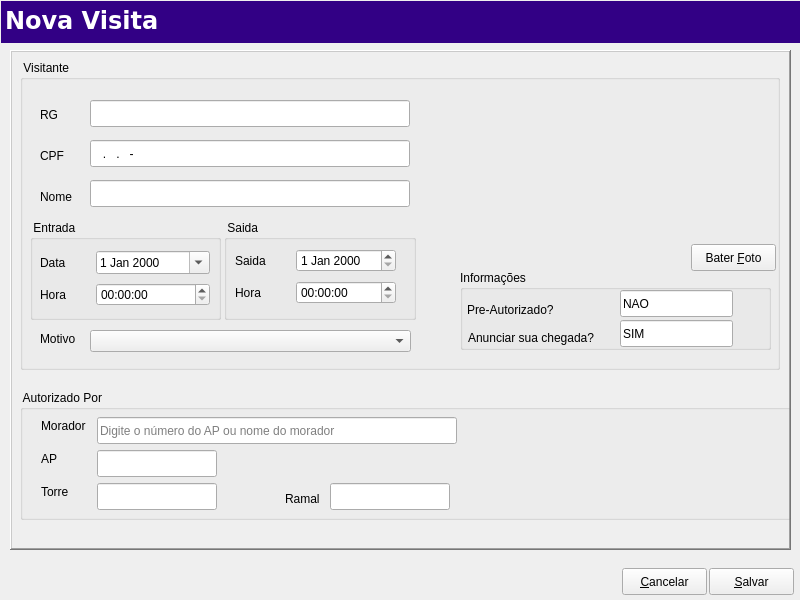
<?xml version="1.0" encoding="UTF-8"?>
<ui version="4.0">
 <class>Editvisit</class>
 <widget class="QDialog" name="Editvisit">
  <property name="geometry">
   <rect>
    <x>0</x>
    <y>0</y>
    <width>800</width>
    <height>600</height>
   </rect>
  </property>
  <property name="windowTitle">
   <string>Edit</string>
  </property>
  <widget class="QFrame" name="frame">
   <property name="geometry">
    <rect>
     <x>10</x>
     <y>50</y>
     <width>781</width>
     <height>500</height>
    </rect>
   </property>
   <property name="frameShape">
    <enum>QFrame::WinPanel</enum>
   </property>
   <property name="frameShadow">
    <enum>QFrame::Raised</enum>
   </property>
   <widget class="QGroupBox" name="groupBox_2">
    <property name="geometry">
     <rect>
      <x>10</x>
      <y>10</y>
      <width>760</width>
      <height>310</height>
     </rect>
    </property>
    <property name="title">
     <string> Visitante</string>
    </property>
    <widget class="QLabel" name="label">
     <property name="geometry">
      <rect>
       <x>20</x>
       <y>46</y>
       <width>40</width>
       <height>17</height>
      </rect>
     </property>
     <property name="text">
      <string>RG</string>
     </property>
    </widget>
    <widget class="QLabel" name="label_2">
     <property name="geometry">
      <rect>
       <x>20</x>
       <y>87</y>
       <width>40</width>
       <height>17</height>
      </rect>
     </property>
     <property name="text">
      <string>CPF</string>
     </property>
    </widget>
    <widget class="QLabel" name="label_3">
     <property name="geometry">
      <rect>
       <x>20</x>
       <y>128</y>
       <width>40</width>
       <height>17</height>
      </rect>
     </property>
     <property name="text">
      <string>Nome</string>
     </property>
    </widget>
    <widget class="QLabel" name="LblPhoto">
     <property name="geometry">
      <rect>
       <x>447</x>
       <y>0</y>
       <width>311</width>
       <height>181</height>
      </rect>
     </property>
     <property name="text">
      <string/>
     </property>
     <property name="pixmap">
      <pixmap>pessoa.jpg</pixmap>
     </property>
     <property name="scaledContents">
      <bool>true</bool>
     </property>
    </widget>
    <widget class="QGroupBox" name="groupBoxEntrada">
     <property name="geometry">
      <rect>
       <x>10</x>
       <y>160</y>
       <width>191</width>
       <height>100</height>
      </rect>
     </property>
     <property name="title">
      <string> Entrada</string>
     </property>
     <widget class="QWidget" name="layoutWidget">
      <property name="geometry">
       <rect>
        <x>10</x>
        <y>28</y>
        <width>170</width>
        <height>62</height>
       </rect>
      </property>
      <layout class="QGridLayout" name="gridLayout">
       <item row="0" column="0">
        <widget class="QLabel" name="LblData">
         <property name="maximumSize">
          <size>
           <width>50</width>
           <height>16777215</height>
          </size>
         </property>
         <property name="text">
          <string>Data</string>
         </property>
        </widget>
       </item>
       <item row="0" column="1">
        <widget class="QRadDateEditFakeEnter" name="DtEdtData">
         <property name="minimumSize">
          <size>
           <width>20</width>
           <height>0</height>
          </size>
         </property>
         <property name="calendarPopup">
          <bool>true</bool>
         </property>
        </widget>
       </item>
       <item row="1" column="0">
        <widget class="QLabel" name="LblHora">
         <property name="maximumSize">
          <size>
           <width>50</width>
           <height>16777215</height>
          </size>
         </property>
         <property name="text">
          <string>Hora</string>
         </property>
        </widget>
       </item>
       <item row="1" column="1">
        <widget class="QRadTimeEditEnter" name="TmEdtHora">
         <property name="minimumSize">
          <size>
           <width>20</width>
           <height>0</height>
          </size>
         </property>
        </widget>
       </item>
      </layout>
     </widget>
    </widget>
    <widget class="QGroupBox" name="groupBoxSaida">
     <property name="geometry">
      <rect>
       <x>204</x>
       <y>160</y>
       <width>192</width>
       <height>100</height>
      </rect>
     </property>
     <property name="title">
      <string> Saida</string>
     </property>
     <widget class="QWidget" name="layoutWidget">
      <property name="geometry">
       <rect>
        <x>11</x>
        <y>26</y>
        <width>161</width>
        <height>62</height>
       </rect>
      </property>
      <layout class="QGridLayout" name="gridLayout_2">
       <item row="0" column="0">
        <widget class="QLabel" name="LblSaida">
         <property name="minimumSize">
          <size>
           <width>30</width>
           <height>0</height>
          </size>
         </property>
         <property name="text">
          <string>Saida</string>
         </property>
        </widget>
       </item>
       <item row="0" column="1">
        <widget class="QRadDateEditFakeEnter" name="DtEdtSaida">
         <property name="minimumSize">
          <size>
           <width>100</width>
           <height>0</height>
          </size>
         </property>
        </widget>
       </item>
       <item row="1" column="0">
        <widget class="QLabel" name="Lblsaida_hora">
         <property name="minimumSize">
          <size>
           <width>30</width>
           <height>0</height>
          </size>
         </property>
         <property name="text">
          <string>Hora</string>
         </property>
        </widget>
       </item>
       <item row="1" column="1">
        <widget class="QRadTimeEditEnter" name="TmEdtsaida_hora">
         <property name="minimumSize">
          <size>
           <width>60</width>
           <height>0</height>
          </size>
         </property>
        </widget>
       </item>
      </layout>
     </widget>
    </widget>
    <widget class="QRadLineEditCompleter" name="lineEditRG">
     <property name="geometry">
      <rect>
       <x>70</x>
       <y>40</y>
       <width>320</width>
       <height>27</height>
      </rect>
     </property>
    </widget>
    <widget class="QRadLineEditEnter" name="lineEditCPF">
     <property name="geometry">
      <rect>
       <x>70</x>
       <y>80</y>
       <width>320</width>
       <height>27</height>
      </rect>
     </property>
     <property name="inputMask">
      <string>999.999.999-99</string>
     </property>
    </widget>
    <widget class="QRadLineEditEnter" name="lineEditVisitante">
     <property name="geometry">
      <rect>
       <x>70</x>
       <y>120</y>
       <width>320</width>
       <height>27</height>
      </rect>
     </property>
    </widget>
    <widget class="QPushButton" name="pushButtonBaterFoto">
     <property name="geometry">
      <rect>
       <x>671</x>
       <y>184</y>
       <width>85</width>
       <height>27</height>
      </rect>
     </property>
     <property name="focusPolicy">
      <enum>Qt::TabFocus</enum>
     </property>
     <property name="text">
      <string>Bater &amp;Foto</string>
     </property>
     <property name="autoDefault">
      <bool>false</bool>
     </property>
     <property name="default">
      <bool>false</bool>
     </property>
    </widget>
    <widget class="QGroupBox" name="groupBox_5">
     <property name="geometry">
      <rect>
       <x>440</x>
       <y>210</y>
       <width>311</width>
       <height>80</height>
      </rect>
     </property>
     <property name="title">
      <string>Informações</string>
     </property>
     <widget class="QLineEdit" name="lineEditPreAutorizado">
      <property name="geometry">
       <rect>
        <x>160</x>
        <y>20</y>
        <width>113</width>
        <height>27</height>
       </rect>
      </property>
      <property name="text">
       <string>NAO</string>
      </property>
      <property name="readOnly">
       <bool>true</bool>
      </property>
     </widget>
     <widget class="QLabel" name="label_7">
      <property name="geometry">
       <rect>
        <x>7</x>
        <y>31</y>
        <width>100</width>
        <height>17</height>
       </rect>
      </property>
      <property name="text">
       <string>Pre-Autorizado?</string>
      </property>
     </widget>
     <widget class="QLabel" name="label_8">
      <property name="geometry">
       <rect>
        <x>8</x>
        <y>59</y>
        <width>141</width>
        <height>17</height>
       </rect>
      </property>
      <property name="text">
       <string>Anunciar sua chegada?</string>
      </property>
     </widget>
     <widget class="QLineEdit" name="lineEditAnunciarChegada">
      <property name="geometry">
       <rect>
        <x>160</x>
        <y>50</y>
        <width>113</width>
        <height>27</height>
       </rect>
      </property>
      <property name="text">
       <string>SIM</string>
      </property>
      <property name="readOnly">
       <bool>true</bool>
      </property>
     </widget>
    </widget>
    <widget class="SComboBox" name="comboBoxReason">
     <property name="geometry">
      <rect>
       <x>70</x>
       <y>270</y>
       <width>321</width>
       <height>22</height>
      </rect>
     </property>
    </widget>
    <widget class="QLabel" name="label_10">
     <property name="geometry">
      <rect>
       <x>20</x>
       <y>270</y>
       <width>40</width>
       <height>17</height>
      </rect>
     </property>
     <property name="text">
      <string>Motivo</string>
     </property>
    </widget>
   </widget>
   <widget class="QGroupBox" name="groupBox_4">
    <property name="geometry">
     <rect>
      <x>10</x>
      <y>340</y>
      <width>910</width>
      <height>130</height>
     </rect>
    </property>
    <property name="title">
     <string> Autorizado Por</string>
    </property>
    <widget class="QLabel" name="label_4">
     <property name="geometry">
      <rect>
       <x>21</x>
       <y>27</y>
       <width>50</width>
       <height>17</height>
      </rect>
     </property>
     <property name="text">
      <string>Morador</string>
     </property>
    </widget>
    <widget class="QRadLineEditCompleter" name="lineEditMorador">
     <property name="geometry">
      <rect>
       <x>77</x>
       <y>27</y>
       <width>360</width>
       <height>27</height>
      </rect>
     </property>
     <property name="placeholderText">
      <string>Digite o número do AP ou nome do morador</string>
     </property>
    </widget>
    <widget class="QLabel" name="label_5">
     <property name="geometry">
      <rect>
       <x>21</x>
       <y>60</y>
       <width>16</width>
       <height>17</height>
      </rect>
     </property>
     <property name="text">
      <string>AP</string>
     </property>
    </widget>
    <widget class="QLabel" name="label_6">
     <property name="geometry">
      <rect>
       <x>21</x>
       <y>93</y>
       <width>32</width>
       <height>17</height>
      </rect>
     </property>
     <property name="text">
      <string>Torre</string>
     </property>
    </widget>
    <widget class="QRadLineEditEnter" name="lineEditAP">
     <property name="geometry">
      <rect>
       <x>77</x>
       <y>60</y>
       <width>120</width>
       <height>27</height>
      </rect>
     </property>
     <property name="readOnly">
      <bool>true</bool>
     </property>
    </widget>
    <widget class="QRadLineEditEnter" name="lineEditTorre">
     <property name="geometry">
      <rect>
       <x>77</x>
       <y>93</y>
       <width>120</width>
       <height>27</height>
      </rect>
     </property>
     <property name="readOnly">
      <bool>true</bool>
     </property>
    </widget>
    <widget class="QRadLineEditEnter" name="lineEditRamal">
     <property name="geometry">
      <rect>
       <x>310</x>
       <y>93</y>
       <width>120</width>
       <height>27</height>
      </rect>
     </property>
     <property name="readOnly">
      <bool>true</bool>
     </property>
    </widget>
    <widget class="QLabel" name="label_9">
     <property name="geometry">
      <rect>
       <x>265</x>
       <y>100</y>
       <width>41</width>
       <height>17</height>
      </rect>
     </property>
     <property name="text">
      <string>Ramal</string>
     </property>
    </widget>
   </widget>
  </widget>
  <widget class="QFrame" name="topmenu">
   <property name="geometry">
    <rect>
     <x>1</x>
     <y>1</y>
     <width>801</width>
     <height>42</height>
    </rect>
   </property>
   <property name="minimumSize">
    <size>
     <width>0</width>
     <height>42</height>
    </size>
   </property>
   <property name="maximumSize">
    <size>
     <width>16777215</width>
     <height>42</height>
    </size>
   </property>
   <property name="styleSheet">
    <string notr="true">background-color: rgb(50, 0, 133);</string>
   </property>
   <property name="frameShadow">
    <enum>QFrame::Raised</enum>
   </property>
   <widget class="QLabel" name="labelStatus">
    <property name="enabled">
     <bool>false</bool>
    </property>
    <property name="geometry">
     <rect>
      <x>4</x>
      <y>0</y>
      <width>541</width>
      <height>39</height>
     </rect>
    </property>
    <property name="palette">
     <palette>
      <active>
       <colorrole role="WindowText">
        <brush brushstyle="SolidPattern">
         <color alpha="255">
          <red>255</red>
          <green>255</green>
          <blue>255</blue>
         </color>
        </brush>
       </colorrole>
       <colorrole role="Button">
        <brush brushstyle="SolidPattern">
         <color alpha="255">
          <red>50</red>
          <green>0</green>
          <blue>133</blue>
         </color>
        </brush>
       </colorrole>
       <colorrole role="Text">
        <brush brushstyle="SolidPattern">
         <color alpha="255">
          <red>255</red>
          <green>255</green>
          <blue>255</blue>
         </color>
        </brush>
       </colorrole>
       <colorrole role="ButtonText">
        <brush brushstyle="SolidPattern">
         <color alpha="255">
          <red>255</red>
          <green>255</green>
          <blue>255</blue>
         </color>
        </brush>
       </colorrole>
       <colorrole role="Base">
        <brush brushstyle="SolidPattern">
         <color alpha="255">
          <red>50</red>
          <green>0</green>
          <blue>133</blue>
         </color>
        </brush>
       </colorrole>
       <colorrole role="Window">
        <brush brushstyle="SolidPattern">
         <color alpha="255">
          <red>50</red>
          <green>0</green>
          <blue>133</blue>
         </color>
        </brush>
       </colorrole>
      </active>
      <inactive>
       <colorrole role="WindowText">
        <brush brushstyle="SolidPattern">
         <color alpha="255">
          <red>255</red>
          <green>255</green>
          <blue>255</blue>
         </color>
        </brush>
       </colorrole>
       <colorrole role="Button">
        <brush brushstyle="SolidPattern">
         <color alpha="255">
          <red>50</red>
          <green>0</green>
          <blue>133</blue>
         </color>
        </brush>
       </colorrole>
       <colorrole role="Text">
        <brush brushstyle="SolidPattern">
         <color alpha="255">
          <red>255</red>
          <green>255</green>
          <blue>255</blue>
         </color>
        </brush>
       </colorrole>
       <colorrole role="ButtonText">
        <brush brushstyle="SolidPattern">
         <color alpha="255">
          <red>255</red>
          <green>255</green>
          <blue>255</blue>
         </color>
        </brush>
       </colorrole>
       <colorrole role="Base">
        <brush brushstyle="SolidPattern">
         <color alpha="255">
          <red>50</red>
          <green>0</green>
          <blue>133</blue>
         </color>
        </brush>
       </colorrole>
       <colorrole role="Window">
        <brush brushstyle="SolidPattern">
         <color alpha="255">
          <red>50</red>
          <green>0</green>
          <blue>133</blue>
         </color>
        </brush>
       </colorrole>
      </inactive>
      <disabled>
       <colorrole role="WindowText">
        <brush brushstyle="SolidPattern">
         <color alpha="255">
          <red>255</red>
          <green>255</green>
          <blue>255</blue>
         </color>
        </brush>
       </colorrole>
       <colorrole role="Button">
        <brush brushstyle="SolidPattern">
         <color alpha="255">
          <red>50</red>
          <green>0</green>
          <blue>133</blue>
         </color>
        </brush>
       </colorrole>
       <colorrole role="Text">
        <brush brushstyle="SolidPattern">
         <color alpha="255">
          <red>255</red>
          <green>255</green>
          <blue>255</blue>
         </color>
        </brush>
       </colorrole>
       <colorrole role="ButtonText">
        <brush brushstyle="SolidPattern">
         <color alpha="255">
          <red>255</red>
          <green>255</green>
          <blue>255</blue>
         </color>
        </brush>
       </colorrole>
       <colorrole role="Base">
        <brush brushstyle="SolidPattern">
         <color alpha="255">
          <red>50</red>
          <green>0</green>
          <blue>133</blue>
         </color>
        </brush>
       </colorrole>
       <colorrole role="Window">
        <brush brushstyle="SolidPattern">
         <color alpha="255">
          <red>50</red>
          <green>0</green>
          <blue>133</blue>
         </color>
        </brush>
       </colorrole>
      </disabled>
     </palette>
    </property>
    <property name="font">
     <font>
      <family>Verdana</family>
      <pointsize>18</pointsize>
      <weight>75</weight>
      <bold>true</bold>
     </font>
    </property>
    <property name="styleSheet">
     <string/>
    </property>
    <property name="frameShape">
     <enum>QFrame::NoFrame</enum>
    </property>
    <property name="frameShadow">
     <enum>QFrame::Plain</enum>
    </property>
    <property name="lineWidth">
     <number>1</number>
    </property>
    <property name="text">
     <string>Nova Visita</string>
    </property>
    <property name="textFormat">
     <enum>Qt::AutoText</enum>
    </property>
    <property name="alignment">
     <set>Qt::AlignLeading|Qt::AlignLeft|Qt::AlignVCenter</set>
    </property>
    <property name="wordWrap">
     <bool>false</bool>
    </property>
    <property name="textInteractionFlags">
     <set>Qt::NoTextInteraction</set>
    </property>
   </widget>
  </widget>
  <widget class="QPushButton" name="PshBtnCancel">
   <property name="geometry">
    <rect>
     <x>622</x>
     <y>568</y>
     <width>85</width>
     <height>27</height>
    </rect>
   </property>
   <property name="focusPolicy">
    <enum>Qt::TabFocus</enum>
   </property>
   <property name="text">
    <string>&amp;Cancelar</string>
   </property>
   <property name="autoDefault">
    <bool>false</bool>
   </property>
  </widget>
  <widget class="QPushButton" name="PshBtnSave">
   <property name="geometry">
    <rect>
     <x>709</x>
     <y>568</y>
     <width>85</width>
     <height>27</height>
    </rect>
   </property>
   <property name="focusPolicy">
    <enum>Qt::TabFocus</enum>
   </property>
   <property name="text">
    <string>&amp;Salvar</string>
   </property>
   <property name="autoDefault">
    <bool>false</bool>
   </property>
  </widget>
 </widget>
 <customwidgets>
  <customwidget>
   <class>QRadLineEditCompleter</class>
   <extends>QLineEdit</extends>
   <header location="global">qradlineeditcompleter.h</header>
  </customwidget>
  <customwidget>
   <class>QRadLineEditEnter</class>
   <extends>QLineEdit</extends>
   <header location="global">qradlineeditenter.h</header>
  </customwidget>
  <customwidget>
   <class>SComboBox</class>
   <extends>QComboBox</extends>
   <header location="global">scombobox.h</header>
  </customwidget>
  <customwidget>
   <class>QRadDateEditFakeEnter</class>
   <extends>QDateEdit</extends>
   <header location="global">qraddateeditfakeenter.h</header>
  </customwidget>
  <customwidget>
   <class>QRadTimeEditEnter</class>
   <extends>QTimeEdit</extends>
   <header location="global">qradtimeeditenter.h</header>
  </customwidget>
 </customwidgets>
 <tabstops>
  <tabstop>lineEditRG</tabstop>
  <tabstop>lineEditCPF</tabstop>
  <tabstop>lineEditVisitante</tabstop>
  <tabstop>DtEdtData</tabstop>
  <tabstop>TmEdtHora</tabstop>
  <tabstop>DtEdtSaida</tabstop>
  <tabstop>TmEdtsaida_hora</tabstop>
  <tabstop>lineEditPreAutorizado</tabstop>
  <tabstop>lineEditAnunciarChegada</tabstop>
  <tabstop>comboBoxReason</tabstop>
  <tabstop>lineEditMorador</tabstop>
  <tabstop>lineEditAP</tabstop>
  <tabstop>lineEditTorre</tabstop>
  <tabstop>lineEditRamal</tabstop>
  <tabstop>pushButtonBaterFoto</tabstop>
  <tabstop>PshBtnCancel</tabstop>
  <tabstop>PshBtnSave</tabstop>
 </tabstops>
 <resources/>
 <connections/>
</ui>
